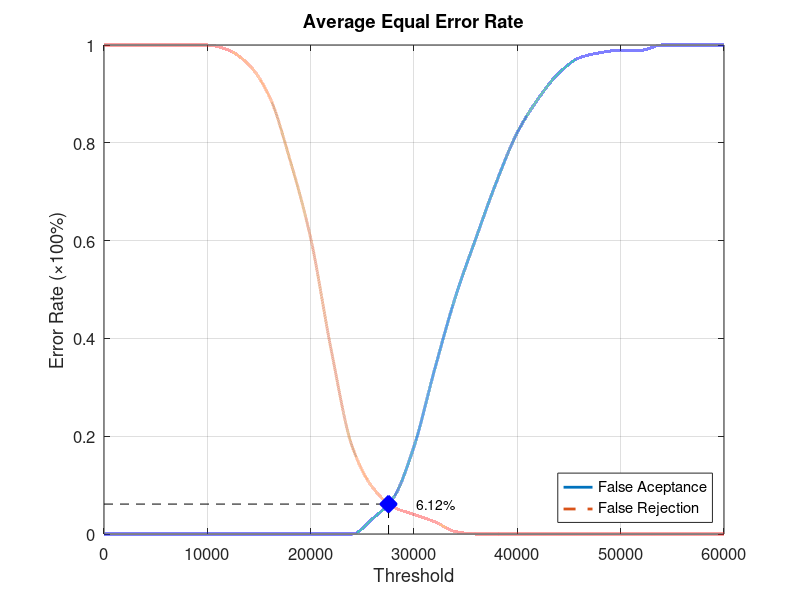
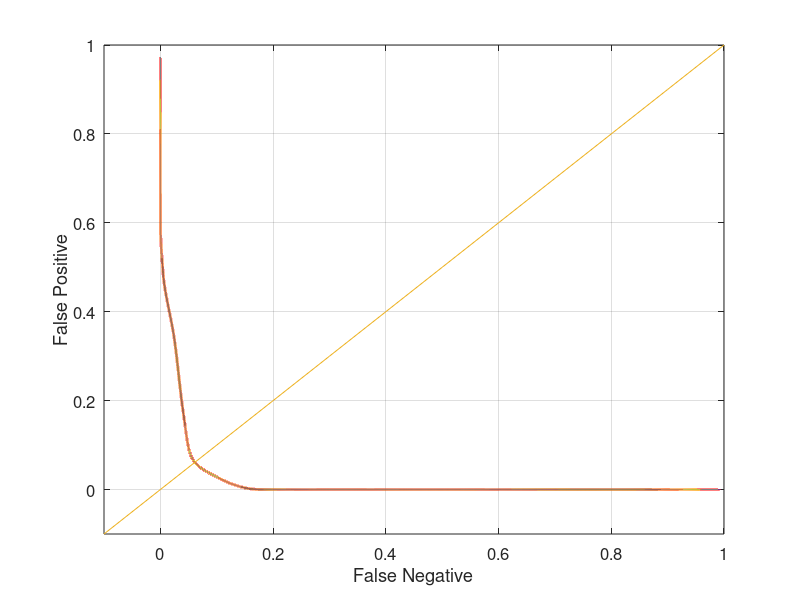

Reproduce these figures in MATLAB, in order.
function yEER = Database5_2
close all;
clear;
clc;
x = 0:2000:60000;
xq = 0:0.5:60000;

y0 = [0 0 0 0 0 0 0 0 0 0 0 0 0 0.0315789 0.0736842 0.178947 0.336842 0.484211 0.605263 0.721053 0.821053 0.889474 0.942105 0.973684 0.984211 0.989474 0.989474 1 1 1 1];
yy0 = interp1(x, y0, xq, 'pchip');
y1 = [1 1 1 1 1 1 0.99 0.96 0.895 0.765 0.605 0.375 0.18 0.095 0.055 0.04 0.025 0.005 0 0 0 0 0 0 0 0 0 0 0 0 0];
yy1 = interp1(x, y1, xq, 'pchip');

% Calculating EER: 
y2 = abs(y0 - y1);
find(y2 == min(y2))
yy2 = abs(yy0 - yy1);
xEER = find(yy2 == min(yy2));
xEERIndex = xq(xEER) % X-axis EER
yEER = yy0(xEER) % Y-axis EER

main = figure
plot(xq, yy0,'-','LineWidth', 2);	hold on
plot(xq, yy1,'--','LineWidth', 2);	hold on
plot([xEERIndex xEERIndex], [0 yEER], 'k--');	hold on
plot([0 xEERIndex], [yEER yEER], 'k--');	hold on
plot(xEERIndex, yEER, 'bx', 'LineWidth', 10);	hold on
text(xEERIndex + 10 * xEERIndex / 100, yEER, [num2str(round((10000 * yEER)) / 100) '%'])
legend('False Aceptance', 'False Rejection', 'Location', 'SouthEast')
xlabel('Threshold')
ylabel('Error Rate (\times100%)')
title('Average Equal Error Rate')
set(gca, 'FontSize', 12)
axis([0 60000 0 1])
grid on

print(main, 'Database5_2Main', '-dpng');
FNRxFPR = figure('Color', [1 1 1]);
plot(yy1, yy0, '-', yy1, yy0, 'LineWidth', 2);
hold on
y = -0.1:0.1:1
plot(y, y); 
set(gca, 'FontSize', 12)
xlabel('False Negative')
ylabel('False Positive')
axis([-0.1 1 -0.1 1])
set(gca, 'FontSize', 12)
grid on

print(FNRxFPR, 'Database5_2FNRxFPR','-dpng');
end
